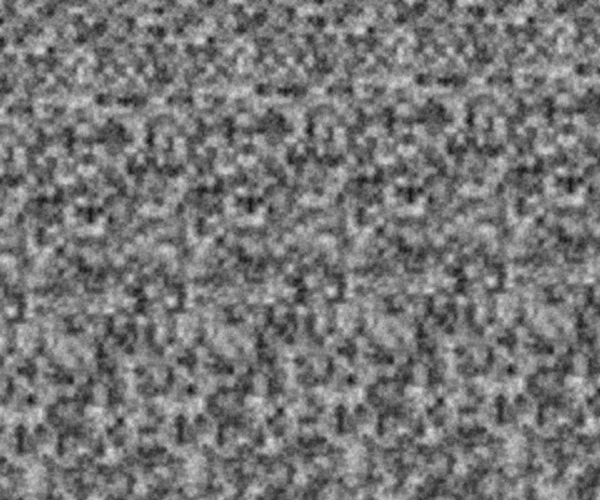
Frame 1 (no input)
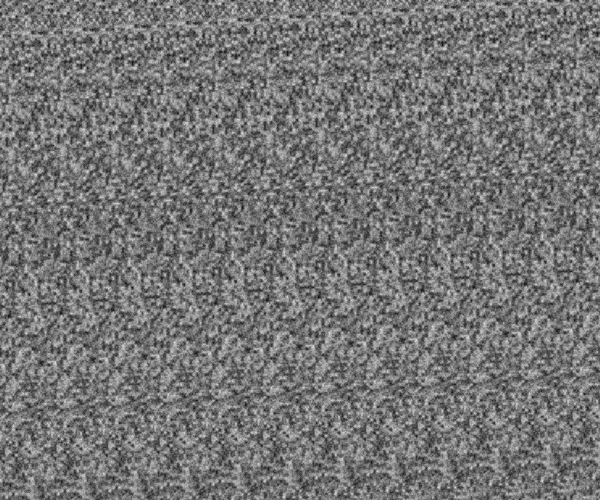
Frame 60 (no input)
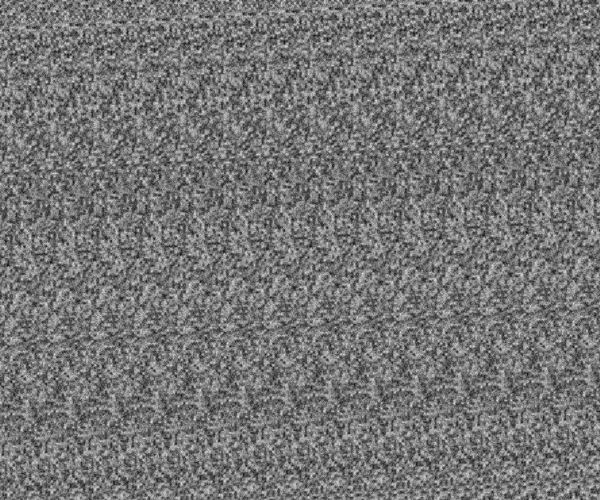
Frame 120 (the mouse pressed at the canvas centre since frame 60)

The p5.js sketch that drew these frames (run headless with seeded random() and noise() and a simulated clock; from frame 60 on, the mouse is pressed at the canvas centre):

// p5.js sketch
// ── sketch.js
var inc = 0.1;
var zoomIn = true;

function setup() {

  createCanvas(windowWidth/2, windowHeight/2);

}

function windowResized() {
    resizeCanvas(windowWidth/2, windowHeight/2);
}
function draw() {

  var yOff = 0;
  loadPixels();
  for (var y = 0; y < height; y++) {
    var xOff = 0;
    for (var x = 0; x < width; x++) {

      var index = (x + y * width) * 4;
      var r = noise(xOff, yOff) * 255;
      pixels[index + 0] = r;
      pixels[index + 1] = r;
      pixels[index + 2] = r;
      pixels[index + 3] = 255;

      xOff += inc;
    }
    yOff += inc;
  }

  updatePixels();

  if (zoomIn) {
    inc = inc + 0.01;
    if (inc > 0.5) {
      zoomIn = !zoomIn;
    }
  } else {
    inc = inc - 0.01;
    if (inc < .05) {
      zoomIn = !zoomIn;
    }
  }
}
